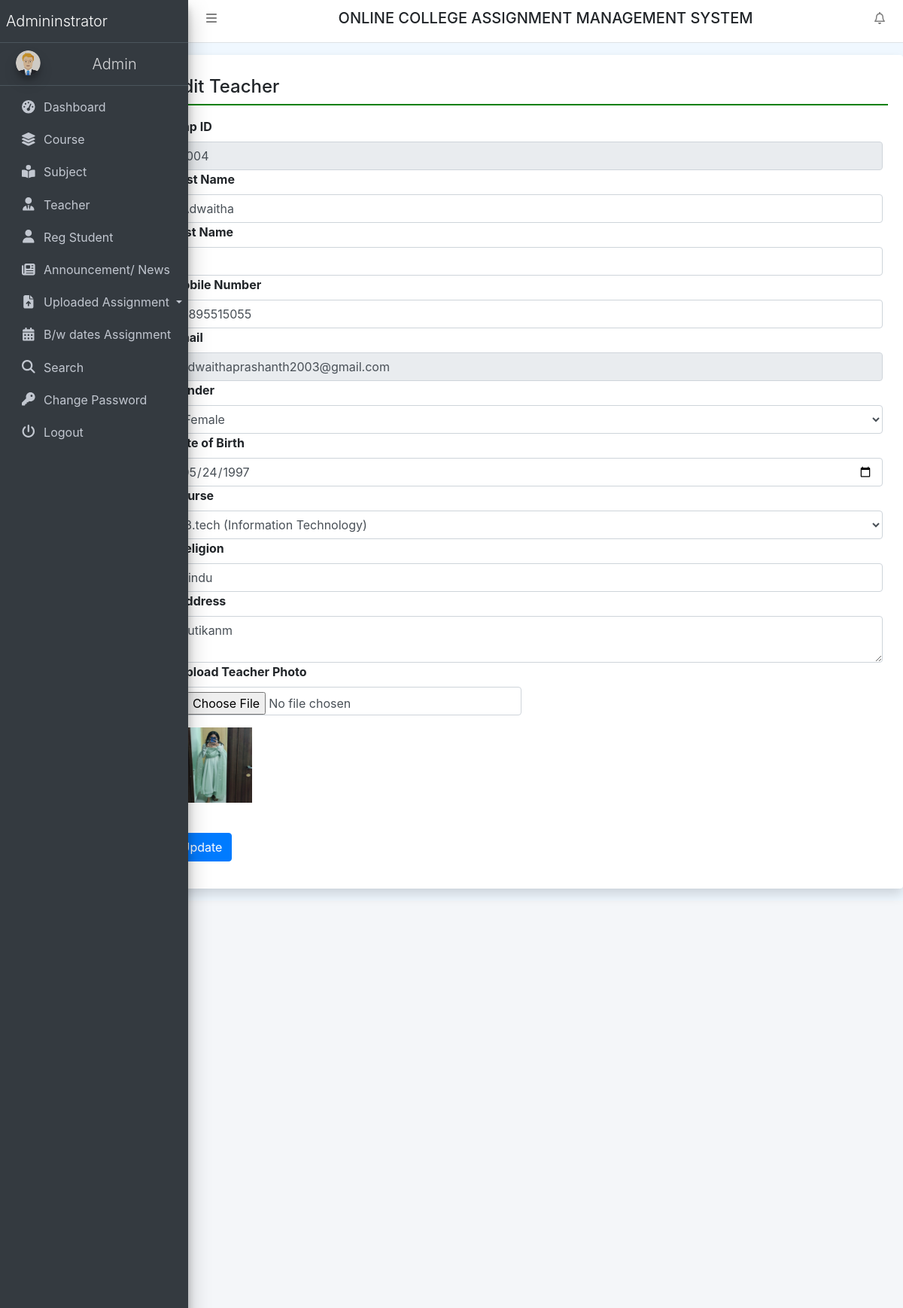
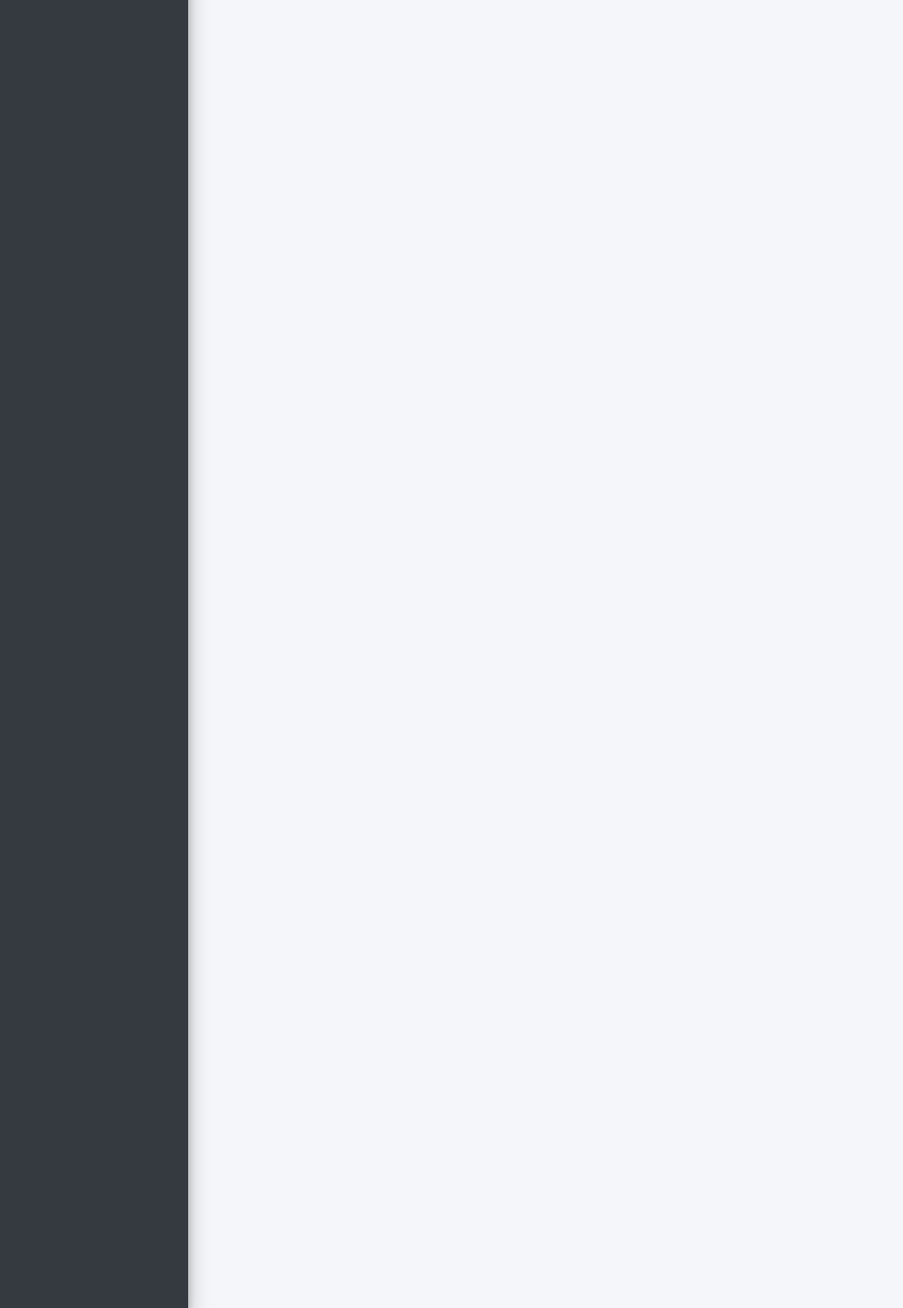
Screenshot of /editTeacher/5 (signed in) with the database file from the repository (2 pictures, top to bottom).
### collegeAssignment/models.py (models this page shows, shortened)
class Teacher(models.Model):
    users = models.ForeignKey(User, on_delete=models.CASCADE)
    EmpID = models.IntegerField(null=True)
    MobileNumber = models.CharField(max_length=15, null=True)
    Gender = models.CharField(max_length=50, null=True)
    Dob = models.DateField(null=True)
    course = models.ForeignKey(Course, on_delete=models.CASCADE)
    Religion = models.CharField(max_length=100, null=True)
    Address = models.CharField(max_length=300, null=True)
    ProfilePic = models.FileField(max_length=200, null=True)
    JoiningDate = models.DateTimeField(auto_now_add=True)

class Course(models.Model):
    BranchName = models.CharField(max_length=150, null=True)
    CourseName = models.CharField(max_length=200, null=True)
    CreationDate = models.DateTimeField(auto_now_add=True)

### collegeAssignment/views.py (the view, shortened to what this page needs)
# urls.py: path('editTeacher/<int:pid>', editTeacher, name='editTeacher'),
def editTeacher(request, pid):
    if not request.user.is_authenticated:
        return redirect('admin_login')
    error = ""
    course = Course.objects.all()
    teacher = Teacher.objects.get(id=pid)
    return render(request, 'editTeacher.html', locals())

### collegeAssignment/templates/editTeacher.html (shortened to what this page needs)
{% extends 'header.html' %}
{% block main %}
<div class="card shadow mt-3 offset-2" style="min-height: 90vh">
    <div class="card-body">
        <h4 class="p-2" style="border-bottom: 2px solid green;">Edit Teacher</h4>
        <div class="container-fluid mt-3">
            <div class="form-group">
                <form method="post">
                    <label>Emp ID</label>
                    <input type="number" name="EmpID" value="{{teacher.EmpID}}" class="form-control" readonly>
                    <label>First Name</label>
                    <input type="text" name="firstName" value="{{teacher.users.first_name}}" class="form-control">
                    <label>Last Name</label>
                    <input type="text" name="lastName" value="{{teacher.users.last_name}}" class="form-control">
                    <label>Mobile Number</label>
                    <input type="text" name="MobileNumber" value="{{teacher.MobileNumber}}" class="form-control">
                    <label>Email</label>
                    <input type="email" name="email" value="{{teacher.users.username}}" class="form-control" readonly>
                    <label>Gender</label>
                    <select name="Gender" class="form-control">
                        <option value="{{teacher.Gender}}">{{teacher.Gender}}</option>
                    </select>
                    <label>Date of Birth</label>
                    <input type="date" name="Dob" value="{{teacher.Dob|date:'Y-m-d'}}" class="form-control">
                    <label>Course</label>
                    <select class="form-control" name="course">
                        <option value="{{teacher.course.id}}">{{teacher.course.CourseName}} ({{teacher.course.BranchName}})</option>
                    </select>
                    <label class="col-sm-4">Religion</label>
                    <input type="text" name="Religion" id="Religion" value="{{teacher.Religion}}" class="form-control">
                    <label class="col-sm-4">Address</label>
                    <textarea name="Address" id="Address" class="form-control">{{teacher.Address}}</textarea>
                    <div class="col-sm-6">
                        <div class="form-group">
                            <label>Upload Teacher Photo</label>
                            <input type="file" name="ProfilePic" class="form-control">
                        </div>
                    </div>
                    <div class="col-sm-6">
                        <div class="form-group">
                            <img src="{{teacher.ProfilePic.url}}" name="ProfilePic" height="100" width="100">
                        </div>
                    </div>
                    <br>
                    <input type="submit" value="Update" class="btn btn-primary">
                </form>
            </div>
        </div>
    </div>
</div>
{% endblock %}

### collegeAssignment/templates/header.html (style rules this page uses)
body { background-color: aliceblue; }

### rows the page displays
Teacher: EmpID "1004", firstName "Adwaitha", lastName "P", MobileNumber "9895515055", email "adwaithaprashanth2003@gmail.com", Gender "Female", Dob "05/24/1997", course "B.tech (Information Technology)", Religion "hindu", Address "kutikanm", ProfilePic (picture)
